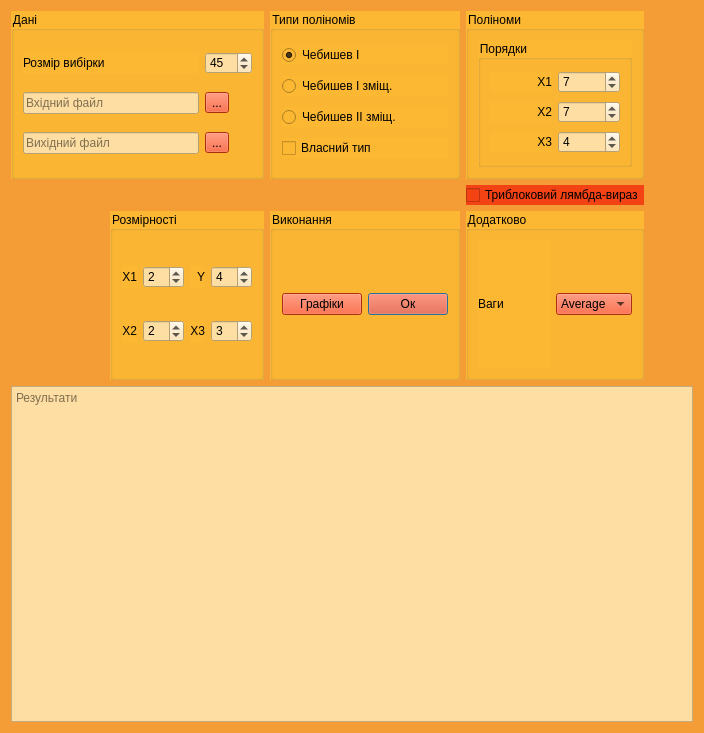
<?xml version="1.0" encoding="UTF-8"?>
<ui version="4.0">
 <class>Form</class>
 <widget class="QWidget" name="Form">
  <property name="geometry">
   <rect>
    <x>0</x>
    <y>0</y>
    <width>704</width>
    <height>733</height>
   </rect>
  </property>
  <property name="windowTitle">
   <string>Form1</string>
  </property>
  <property name="styleSheet">
   <string notr="true">background-color: #f49d37;</string>
  </property>
  <layout class="QGridLayout" name="gridLayout_2">
   <item row="2" column="2">
    <widget class="QGroupBox" name="groupBox_2">
     <property name="sizePolicy">
      <sizepolicy hsizetype="Fixed" vsizetype="Preferred">
       <horstretch>0</horstretch>
       <verstretch>0</verstretch>
      </sizepolicy>
     </property>
     <property name="styleSheet">
      <string notr="true">background-color: #fdb833;</string>
     </property>
     <property name="locale">
      <locale language="Ukrainian" country="Ukraine"/>
     </property>
     <property name="title">
      <string>Розмірності</string>
     </property>
     <layout class="QGridLayout" name="gridLayout_3">
      <item row="1" column="1">
       <widget class="QSpinBox" name="x1_dim">
        <property name="styleSheet">
         <string notr="true">background-color: #fedea2;</string>
        </property>
        <property name="locale">
         <locale language="Ukrainian" country="Ukraine"/>
        </property>
        <property name="value">
         <number>2</number>
        </property>
       </widget>
      </item>
      <item row="1" column="0">
       <widget class="QLabel" name="label_2">
        <property name="locale">
         <locale language="Ukrainian" country="Ukraine"/>
        </property>
        <property name="text">
         <string>X1</string>
        </property>
        <property name="alignment">
         <set>Qt::AlignRight|Qt::AlignTrailing|Qt::AlignVCenter</set>
        </property>
       </widget>
      </item>
      <item row="2" column="1">
       <widget class="QSpinBox" name="x2_dim">
        <property name="styleSheet">
         <string notr="true">background-color: #fedea2;</string>
        </property>
        <property name="locale">
         <locale language="Ukrainian" country="Ukraine"/>
        </property>
        <property name="value">
         <number>2</number>
        </property>
       </widget>
      </item>
      <item row="2" column="0">
       <widget class="QLabel" name="label_3">
        <property name="locale">
         <locale language="Ukrainian" country="Ukraine"/>
        </property>
        <property name="text">
         <string>X2</string>
        </property>
        <property name="alignment">
         <set>Qt::AlignRight|Qt::AlignTrailing|Qt::AlignVCenter</set>
        </property>
       </widget>
      </item>
      <item row="2" column="2">
       <widget class="QLabel" name="label_5">
        <property name="locale">
         <locale language="Ukrainian" country="Ukraine"/>
        </property>
        <property name="text">
         <string>X3</string>
        </property>
        <property name="alignment">
         <set>Qt::AlignRight|Qt::AlignTrailing|Qt::AlignVCenter</set>
        </property>
       </widget>
      </item>
      <item row="1" column="2">
       <widget class="QLabel" name="label_4">
        <property name="locale">
         <locale language="Ukrainian" country="Ukraine"/>
        </property>
        <property name="text">
         <string>Y</string>
        </property>
        <property name="alignment">
         <set>Qt::AlignRight|Qt::AlignTrailing|Qt::AlignVCenter</set>
        </property>
       </widget>
      </item>
      <item row="2" column="3">
       <widget class="QSpinBox" name="x3_dim">
        <property name="styleSheet">
         <string notr="true">background-color: #fedea2;</string>
        </property>
        <property name="locale">
         <locale language="Ukrainian" country="Ukraine"/>
        </property>
        <property name="value">
         <number>3</number>
        </property>
       </widget>
      </item>
      <item row="1" column="3">
       <widget class="QSpinBox" name="y_dim">
        <property name="styleSheet">
         <string notr="true">background-color: #fedea2;</string>
        </property>
        <property name="locale">
         <locale language="Ukrainian" country="Ukraine"/>
        </property>
        <property name="value">
         <number>4</number>
        </property>
       </widget>
      </item>
     </layout>
    </widget>
   </item>
   <item row="6" column="0" rowspan="2" colspan="6">
    <widget class="QTextBrowser" name="results_field">
     <property name="styleSheet">
      <string notr="true">background-color: #fedea2;</string>
     </property>
     <property name="locale">
      <locale language="Ukrainian" country="Ukraine"/>
     </property>
     <property name="lineWrapMode">
      <enum>QTextEdit::NoWrap</enum>
     </property>
     <property name="readOnly">
      <bool>true</bool>
     </property>
     <property name="html">
      <string>&lt;!DOCTYPE HTML PUBLIC &quot;-//W3C//DTD HTML 4.0//EN&quot; &quot;http://www.w3.org/TR/REC-html40/strict.dtd&quot;&gt;
&lt;html&gt;&lt;head&gt;&lt;meta name=&quot;qrichtext&quot; content=&quot;1&quot; /&gt;&lt;style type=&quot;text/css&quot;&gt;
p, li { white-space: pre-wrap; }
&lt;/style&gt;&lt;/head&gt;&lt;body style=&quot; font-family:'Ubuntu'; font-size:11pt; font-weight:400; font-style:normal;&quot;&gt;
&lt;p style=&quot;-qt-paragraph-type:empty; margin-top:0px; margin-bottom:0px; margin-left:0px; margin-right:0px; -qt-block-indent:0; text-indent:0px; font-family:'.Menio Regular'; font-size:10pt;&quot;&gt;&lt;br /&gt;&lt;/p&gt;&lt;/body&gt;&lt;/html&gt;</string>
     </property>
     <property name="placeholderText">
      <string>Результати</string>
     </property>
    </widget>
   </item>
   <item row="0" column="4">
    <widget class="QGroupBox" name="groupBox_5">
     <property name="styleSheet">
      <string notr="true">background-color: #fdb833;</string>
     </property>
     <property name="locale">
      <locale language="Ukrainian" country="Ukraine"/>
     </property>
     <property name="title">
      <string>Поліноми</string>
     </property>
     <layout class="QHBoxLayout" name="horizontalLayout">
      <item>
       <widget class="QGroupBox" name="groupBox_4">
        <property name="locale">
         <locale language="Ukrainian" country="Ukraine"/>
        </property>
        <property name="title">
         <string>Порядки</string>
        </property>
        <layout class="QGridLayout" name="gridLayout_4">
         <item row="0" column="0">
          <widget class="QLabel" name="label_6">
           <property name="locale">
            <locale language="Ukrainian" country="Ukraine"/>
           </property>
           <property name="text">
            <string>X1</string>
           </property>
           <property name="alignment">
            <set>Qt::AlignRight|Qt::AlignTrailing|Qt::AlignVCenter</set>
           </property>
          </widget>
         </item>
         <item row="2" column="1">
          <widget class="QSpinBox" name="x3_deg">
           <property name="styleSheet">
            <string notr="true">background-color: #fedea2;</string>
           </property>
           <property name="locale">
            <locale language="Ukrainian" country="Ukraine"/>
           </property>
           <property name="value">
            <number>4</number>
           </property>
          </widget>
         </item>
         <item row="1" column="0">
          <widget class="QLabel" name="label_8">
           <property name="locale">
            <locale language="Ukrainian" country="Ukraine"/>
           </property>
           <property name="text">
            <string>X2</string>
           </property>
           <property name="alignment">
            <set>Qt::AlignRight|Qt::AlignTrailing|Qt::AlignVCenter</set>
           </property>
          </widget>
         </item>
         <item row="0" column="1">
          <widget class="QSpinBox" name="x1_deg">
           <property name="styleSheet">
            <string notr="true">background-color: #fedea2;</string>
           </property>
           <property name="locale">
            <locale language="Ukrainian" country="Ukraine"/>
           </property>
           <property name="value">
            <number>7</number>
           </property>
          </widget>
         </item>
         <item row="1" column="1">
          <widget class="QSpinBox" name="x2_deg">
           <property name="styleSheet">
            <string notr="true">background-color: #fedea2;</string>
           </property>
           <property name="locale">
            <locale language="Ukrainian" country="Ukraine"/>
           </property>
           <property name="value">
            <number>7</number>
           </property>
          </widget>
         </item>
         <item row="2" column="0">
          <widget class="QLabel" name="label_7">
           <property name="locale">
            <locale language="Ukrainian" country="Ukraine"/>
           </property>
           <property name="text">
            <string>X3</string>
           </property>
           <property name="alignment">
            <set>Qt::AlignRight|Qt::AlignTrailing|Qt::AlignVCenter</set>
           </property>
          </widget>
         </item>
        </layout>
       </widget>
      </item>
     </layout>
    </widget>
   </item>
   <item row="0" column="0" colspan="3">
    <widget class="QGroupBox" name="groupBox">
     <property name="autoFillBackground">
      <bool>false</bool>
     </property>
     <property name="styleSheet">
      <string notr="true">background-color: #fdb833;</string>
     </property>
     <property name="locale">
      <locale language="Ukrainian" country="Ukraine"/>
     </property>
     <property name="title">
      <string>Дані</string>
     </property>
     <layout class="QGridLayout" name="gridLayout_5">
      <item row="2" column="1">
       <widget class="QToolButton" name="select_output">
        <property name="styleSheet">
         <string notr="true">background-color: #f34213;</string>
        </property>
        <property name="locale">
         <locale language="Ukrainian" country="Ukraine"/>
        </property>
        <property name="text">
         <string>...</string>
        </property>
       </widget>
      </item>
      <item row="0" column="1">
       <widget class="QSpinBox" name="sample_spin">
        <property name="styleSheet">
         <string notr="true">background-color: #fedea2;</string>
        </property>
        <property name="locale">
         <locale language="Ukrainian" country="Ukraine"/>
        </property>
        <property name="maximum">
         <number>999</number>
        </property>
        <property name="value">
         <number>45</number>
        </property>
       </widget>
      </item>
      <item row="1" column="1">
       <widget class="QToolButton" name="select_input">
        <property name="styleSheet">
         <string notr="true">background-color: #f34213;</string>
        </property>
        <property name="locale">
         <locale language="Ukrainian" country="Ukraine"/>
        </property>
        <property name="text">
         <string>...</string>
        </property>
       </widget>
      </item>
      <item row="1" column="0">
       <widget class="QLineEdit" name="line_input">
        <property name="styleSheet">
         <string notr="true">background-color: #fedea2;</string>
        </property>
        <property name="locale">
         <locale language="Ukrainian" country="Ukraine"/>
        </property>
        <property name="placeholderText">
         <string>Вхідний файл</string>
        </property>
       </widget>
      </item>
      <item row="0" column="0">
       <widget class="QLabel" name="label">
        <property name="locale">
         <locale language="Ukrainian" country="Ukraine"/>
        </property>
        <property name="text">
         <string>Розмір вибірки</string>
        </property>
       </widget>
      </item>
      <item row="2" column="0">
       <widget class="QLineEdit" name="line_output">
        <property name="styleSheet">
         <string notr="true">background-color: #fedea2;</string>
        </property>
        <property name="locale">
         <locale language="Ukrainian" country="Ukraine"/>
        </property>
        <property name="placeholderText">
         <string>Вихідний файл</string>
        </property>
       </widget>
      </item>
     </layout>
    </widget>
   </item>
   <item row="0" column="3">
    <widget class="QGroupBox" name="groupBox_3">
     <property name="styleSheet">
      <string notr="true">background-color: #fdb833;</string>
     </property>
     <property name="locale">
      <locale language="Ukrainian" country="Ukraine"/>
     </property>
     <property name="title">
      <string>Типи поліномів</string>
     </property>
     <layout class="QVBoxLayout" name="verticalLayout">
      <item>
       <widget class="QRadioButton" name="radio_cheb_t">
        <property name="styleSheet">
         <string notr="true"/>
        </property>
        <property name="locale">
         <locale language="Ukrainian" country="Ukraine"/>
        </property>
        <property name="text">
         <string>Чебишев I</string>
        </property>
        <property name="checked">
         <bool>true</bool>
        </property>
       </widget>
      </item>
      <item>
       <widget class="QRadioButton" name="radio_sh_cheb_t">
        <property name="locale">
         <locale language="Ukrainian" country="Ukraine"/>
        </property>
        <property name="text">
         <string>Чебишев I зміщ.</string>
        </property>
       </widget>
      </item>
      <item>
       <widget class="QRadioButton" name="radio_sh_cheb_u">
        <property name="text">
         <string>Чебишев II зміщ.</string>
        </property>
       </widget>
      </item>
      <item>
       <widget class="QCheckBox" name="custom_check">
        <property name="text">
         <string>Власний тип</string>
        </property>
       </widget>
      </item>
     </layout>
    </widget>
   </item>
   <item row="2" column="4">
    <widget class="QGroupBox" name="groupBox_7">
     <property name="styleSheet">
      <string notr="true">background-color: #fdb833;</string>
     </property>
     <property name="locale">
      <locale language="Ukrainian" country="Ukraine"/>
     </property>
     <property name="title">
      <string>Додатково</string>
     </property>
     <layout class="QHBoxLayout" name="horizontalLayout_3">
      <item>
       <widget class="QLabel" name="label_9">
        <property name="locale">
         <locale language="Ukrainian" country="Ukraine"/>
        </property>
        <property name="text">
         <string>Ваги</string>
        </property>
       </widget>
      </item>
      <item>
       <widget class="QComboBox" name="weights_box">
        <property name="styleSheet">
         <string notr="true">background-color: #f34213;</string>
        </property>
        <property name="locale">
         <locale language="Ukrainian" country="Ukraine"/>
        </property>
        <property name="currentText">
         <string>Scaled</string>
        </property>
        <item>
         <property name="text">
          <string>Average</string>
         </property>
        </item>
        <item>
         <property name="text">
          <string>Scaled</string>
         </property>
        </item>
       </widget>
      </item>
     </layout>
    </widget>
   </item>
   <item row="1" column="4">
    <widget class="QCheckBox" name="lambda_check">
     <property name="styleSheet">
      <string notr="true">background-color: #f34213;</string>
     </property>
     <property name="locale">
      <locale language="Ukrainian" country="Ukraine"/>
     </property>
     <property name="text">
      <string>Триблоковий лямбда-вираз</string>
     </property>
    </widget>
   </item>
   <item row="2" column="3">
    <widget class="QGroupBox" name="groupBox_6">
     <property name="styleSheet">
      <string notr="true">background-color: #fdb833;</string>
     </property>
     <property name="locale">
      <locale language="Ukrainian" country="Ukraine"/>
     </property>
     <property name="title">
      <string>Виконання</string>
     </property>
     <layout class="QHBoxLayout" name="horizontalLayout_2">
      <item>
       <widget class="QPushButton" name="plot_button">
        <property name="styleSheet">
         <string notr="true">background-color: #f34213;</string>
        </property>
        <property name="locale">
         <locale language="Ukrainian" country="Ukraine"/>
        </property>
        <property name="text">
         <string>Графіки</string>
        </property>
       </widget>
      </item>
      <item>
       <widget class="QPushButton" name="exec_button">
        <property name="styleSheet">
         <string notr="true">background-color: #f34213;</string>
        </property>
        <property name="locale">
         <locale language="Ukrainian" country="Ukraine"/>
        </property>
        <property name="text">
         <string>Ок</string>
        </property>
        <property name="default">
         <bool>true</bool>
        </property>
        <property name="flat">
         <bool>false</bool>
        </property>
       </widget>
      </item>
     </layout>
    </widget>
   </item>
  </layout>
 </widget>
 <tabstops>
  <tabstop>radio_cheb_t</tabstop>
  <tabstop>radio_sh_cheb_t</tabstop>
  <tabstop>x1_deg</tabstop>
  <tabstop>x2_deg</tabstop>
  <tabstop>x3_deg</tabstop>
  <tabstop>x1_dim</tabstop>
  <tabstop>x2_dim</tabstop>
  <tabstop>sample_spin</tabstop>
  <tabstop>line_input</tabstop>
  <tabstop>select_input</tabstop>
  <tabstop>line_output</tabstop>
  <tabstop>select_output</tabstop>
  <tabstop>exec_button</tabstop>
  <tabstop>results_field</tabstop>
 </tabstops>
 <resources/>
 <connections>
  <connection>
   <sender>exec_button</sender>
   <signal>clicked()</signal>
   <receiver>Form</receiver>
   <slot>exec_clicked()</slot>
   <hints>
    <hint type="sourcelabel">
     <x>379</x>
     <y>219</y>
    </hint>
    <hint type="destinationlabel">
     <x>309</x>
     <y>199</y>
    </hint>
   </hints>
  </connection>
  <connection>
   <sender>plot_button</sender>
   <signal>clicked()</signal>
   <receiver>Form</receiver>
   <slot>plot_clicked()</slot>
   <hints>
    <hint type="sourcelabel">
     <x>526</x>
     <y>219</y>
    </hint>
    <hint type="destinationlabel">
     <x>309</x>
     <y>199</y>
    </hint>
   </hints>
  </connection>
  <connection>
   <sender>sample_spin</sender>
   <signal>valueChanged(int)</signal>
   <receiver>Form</receiver>
   <slot>samples_modified(int)</slot>
   <hints>
    <hint type="sourcelabel">
     <x>568</x>
     <y>53</y>
    </hint>
    <hint type="destinationlabel">
     <x>309</x>
     <y>199</y>
    </hint>
   </hints>
  </connection>
  <connection>
   <sender>select_input</sender>
   <signal>clicked()</signal>
   <receiver>Form</receiver>
   <slot>input_clicked()</slot>
   <hints>
    <hint type="sourcelabel">
     <x>557</x>
     <y>95</y>
    </hint>
    <hint type="destinationlabel">
     <x>309</x>
     <y>199</y>
    </hint>
   </hints>
  </connection>
  <connection>
   <sender>select_output</sender>
   <signal>clicked()</signal>
   <receiver>Form</receiver>
   <slot>output_clicked()</slot>
   <hints>
    <hint type="sourcelabel">
     <x>557</x>
     <y>136</y>
    </hint>
    <hint type="destinationlabel">
     <x>309</x>
     <y>199</y>
    </hint>
   </hints>
  </connection>
  <connection>
   <sender>x1_dim</sender>
   <signal>valueChanged(int)</signal>
   <receiver>Form</receiver>
   <slot>dimension_modified(int)</slot>
   <hints>
    <hint type="sourcelabel">
     <x>361</x>
     <y>44</y>
    </hint>
    <hint type="destinationlabel">
     <x>309</x>
     <y>199</y>
    </hint>
   </hints>
  </connection>
  <connection>
   <sender>x2_dim</sender>
   <signal>valueChanged(int)</signal>
   <receiver>Form</receiver>
   <slot>dimension_modified(int)</slot>
   <hints>
    <hint type="sourcelabel">
     <x>361</x>
     <y>78</y>
    </hint>
    <hint type="destinationlabel">
     <x>309</x>
     <y>199</y>
    </hint>
   </hints>
  </connection>
  <connection>
   <sender>x3_dim</sender>
   <signal>valueChanged(int)</signal>
   <receiver>Form</receiver>
   <slot>dimension_modified(int)</slot>
   <hints>
    <hint type="sourcelabel">
     <x>361</x>
     <y>112</y>
    </hint>
    <hint type="destinationlabel">
     <x>309</x>
     <y>199</y>
    </hint>
   </hints>
  </connection>
  <connection>
   <sender>x1_deg</sender>
   <signal>valueChanged(int)</signal>
   <receiver>Form</receiver>
   <slot>degree_modified(int)</slot>
   <hints>
    <hint type="sourcelabel">
     <x>227</x>
     <y>81</y>
    </hint>
    <hint type="destinationlabel">
     <x>309</x>
     <y>199</y>
    </hint>
   </hints>
  </connection>
  <connection>
   <sender>x2_deg</sender>
   <signal>valueChanged(int)</signal>
   <receiver>Form</receiver>
   <slot>degree_modified(int)</slot>
   <hints>
    <hint type="sourcelabel">
     <x>227</x>
     <y>131</y>
    </hint>
    <hint type="destinationlabel">
     <x>309</x>
     <y>199</y>
    </hint>
   </hints>
  </connection>
  <connection>
   <sender>x3_deg</sender>
   <signal>valueChanged(int)</signal>
   <receiver>Form</receiver>
   <slot>degree_modified(int)</slot>
   <hints>
    <hint type="sourcelabel">
     <x>244</x>
     <y>133</y>
    </hint>
    <hint type="destinationlabel">
     <x>309</x>
     <y>199</y>
    </hint>
   </hints>
  </connection>
  <connection>
   <sender>radio_cheb_t</sender>
   <signal>toggled(bool)</signal>
   <receiver>Form</receiver>
   <slot>type_modified(bool)</slot>
   <hints>
    <hint type="sourcelabel">
     <x>86</x>
     <y>78</y>
    </hint>
    <hint type="destinationlabel">
     <x>309</x>
     <y>199</y>
    </hint>
   </hints>
  </connection>
  <connection>
   <sender>radio_sh_cheb_t</sender>
   <signal>toggled(bool)</signal>
   <receiver>Form</receiver>
   <slot>type_modified(bool)</slot>
   <hints>
    <hint type="sourcelabel">
     <x>86</x>
     <y>114</y>
    </hint>
    <hint type="destinationlabel">
     <x>309</x>
     <y>199</y>
    </hint>
   </hints>
  </connection>
  <connection>
   <sender>Form</sender>
   <signal>output_changed(QString)</signal>
   <receiver>line_output</receiver>
   <slot>setText(QString)</slot>
   <hints>
    <hint type="sourcelabel">
     <x>309</x>
     <y>199</y>
    </hint>
    <hint type="destinationlabel">
     <x>483</x>
     <y>136</y>
    </hint>
   </hints>
  </connection>
  <connection>
   <sender>Form</sender>
   <signal>input_changed(QString)</signal>
   <receiver>line_input</receiver>
   <slot>setText(QString)</slot>
   <hints>
    <hint type="sourcelabel">
     <x>309</x>
     <y>199</y>
    </hint>
    <hint type="destinationlabel">
     <x>483</x>
     <y>95</y>
    </hint>
   </hints>
  </connection>
  <connection>
   <sender>line_input</sender>
   <signal>textChanged(QString)</signal>
   <receiver>Form</receiver>
   <slot>input_modified(QString)</slot>
   <hints>
    <hint type="sourcelabel">
     <x>483</x>
     <y>95</y>
    </hint>
    <hint type="destinationlabel">
     <x>309</x>
     <y>199</y>
    </hint>
   </hints>
  </connection>
  <connection>
   <sender>line_output</sender>
   <signal>textChanged(QString)</signal>
   <receiver>Form</receiver>
   <slot>output_modified(QString)</slot>
   <hints>
    <hint type="sourcelabel">
     <x>483</x>
     <y>136</y>
    </hint>
    <hint type="destinationlabel">
     <x>309</x>
     <y>199</y>
    </hint>
   </hints>
  </connection>
  <connection>
   <sender>lambda_check</sender>
   <signal>toggled(bool)</signal>
   <receiver>Form</receiver>
   <slot>lambda_calc_method_changed(bool)</slot>
   <hints>
    <hint type="sourcelabel">
     <x>301</x>
     <y>219</y>
    </hint>
    <hint type="destinationlabel">
     <x>309</x>
     <y>199</y>
    </hint>
   </hints>
  </connection>
  <connection>
   <sender>weights_box</sender>
   <signal>currentIndexChanged(QString)</signal>
   <receiver>Form</receiver>
   <slot>weights_modified(QString)</slot>
   <hints>
    <hint type="sourcelabel">
     <x>136</x>
     <y>220</y>
    </hint>
    <hint type="destinationlabel">
     <x>309</x>
     <y>199</y>
    </hint>
   </hints>
  </connection>
  <connection>
   <sender>y_dim</sender>
   <signal>valueChanged(int)</signal>
   <receiver>Form</receiver>
   <slot>dimension_modified(int)</slot>
   <hints>
    <hint type="sourcelabel">
     <x>378</x>
     <y>146</y>
    </hint>
    <hint type="destinationlabel">
     <x>311</x>
     <y>299</y>
    </hint>
   </hints>
  </connection>
 </connections>
 <slots>
  <signal>input_changed(QString)</signal>
  <signal>output_changed(QString)</signal>
  <signal>x1_dim_changed(int)</signal>
  <signal>x2_dim_changed(int)</signal>
  <signal>x3_dim_changed(int)</signal>
  <signal>x1_deg_changed(int)</signal>
  <signal>x2_deg_changed(int)</signal>
  <signal>x3_deg_changed(int)</signal>
  <signal>type_cheb()</signal>
  <signal>type_lege()</signal>
  <signal>type_lagg()</signal>
  <signal>type_herm()</signal>
  <slot>input_clicked()</slot>
  <slot>output_clicked()</slot>
  <slot>samples_modified(int)</slot>
  <slot>dimension_modified(int)</slot>
  <slot>degree_modified(int)</slot>
  <slot>type_modified(bool)</slot>
  <slot>plot_clicked()</slot>
  <slot>exec_clicked()</slot>
  <slot>input_modified(QString)</slot>
  <slot>output_modified(QString)</slot>
  <slot>weights_modified(QString)</slot>
  <slot>lambda_calc_method_changed(bool)</slot>
 </slots>
</ui>
